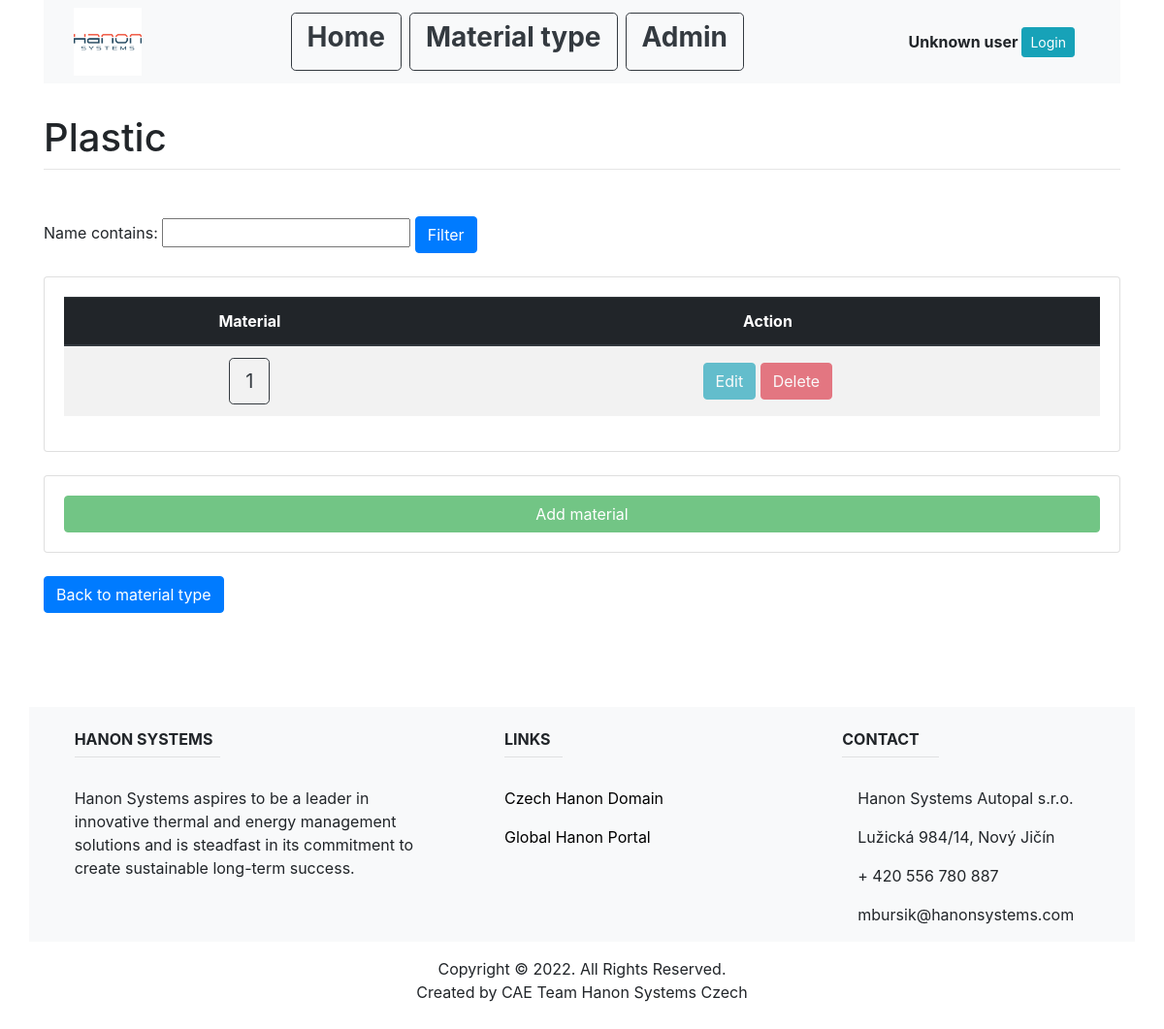
/material_type_list/plastic/5/, run on an earlier commit of the app's database.
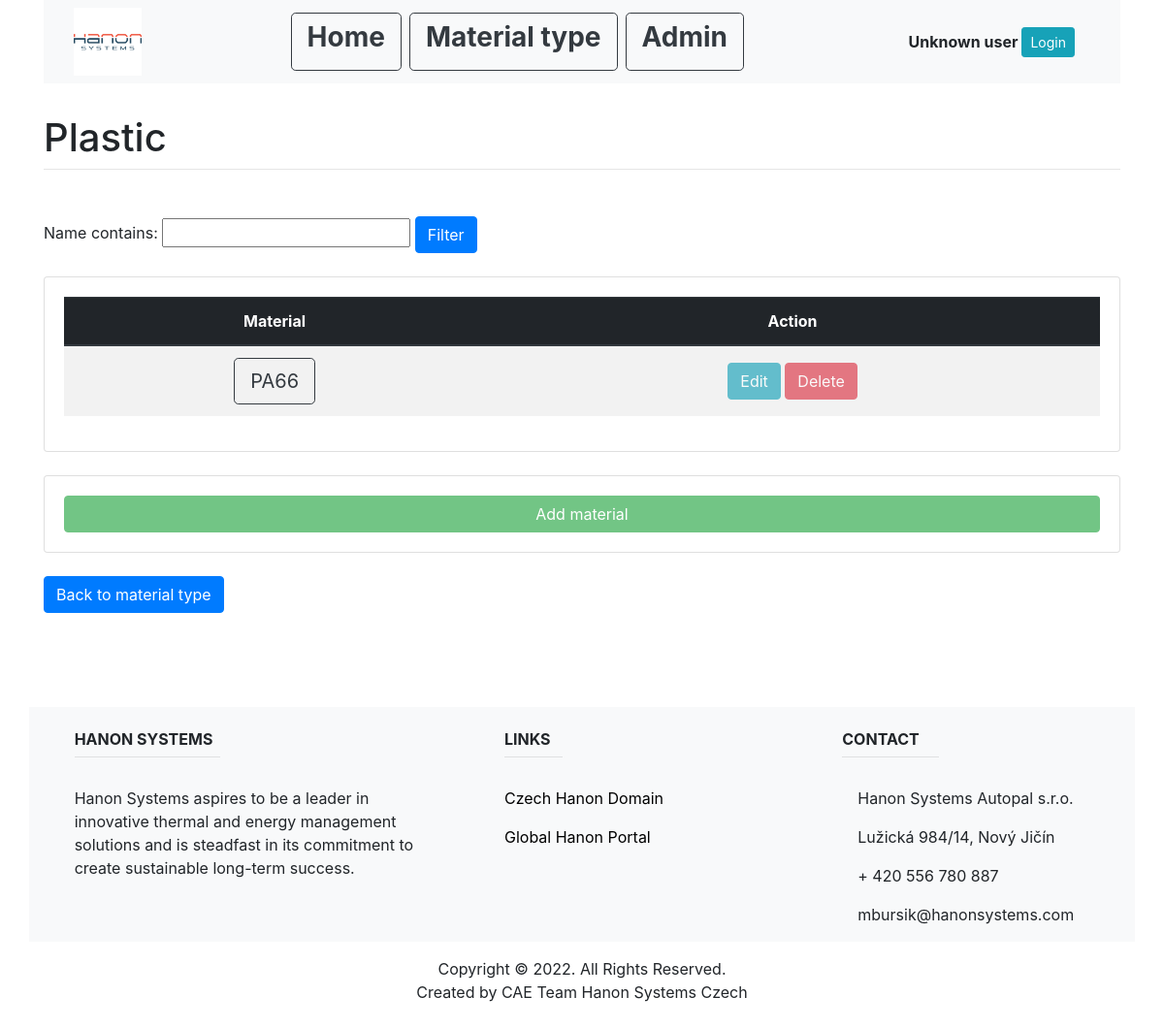
And on a later commit of the database.
### main/models.py (models this page shows, shortened)
class Plastic(models.Model):
    name = models.CharField(max_length=200, unique=True)
    material_type_id = models.ForeignKey(MaterialType, on_delete=models.CASCADE)

### main/views.py (the view)
# urls.py: path('material_type_list/plastic/<int:material_type_id>/', views.plastic_list, name="plastic_list"),
def plastic_list(response, material_type_id):
    material_type = MaterialType.objects.get(pk=material_type_id)
    material_ls = Plastic.objects.filter(material_type_id=material_type_id)
    my_filter = MaterialFilter(response.GET, queryset=material_ls)
    material_ls = my_filter.qs
    return render(response, "main/plastic_list.html", {
        "material_ls": material_ls,
        "material_type": material_type,
        "my_filter": my_filter,
        })

### main/templates/main/plastic_list.html (shortened to what this page needs)
{% extends "main/base.html" %}
{% block content %}
<br>
<h1 class="mt-2">{{material_type.name}}</h1>
<hr class="mt-0 mb-4">
<br>
<div>
   <form method="get">
   {{my_filter.form}}
   <button class="btn btn-primary" type="submit">Filter</button>
   </form>
</div>
<br>
<div class="card card-body">
   <table class="table table-striped">
     <thead class="thead-dark">
     <tr>
         <th class="text-center align-middle" scope="col">Material</th>
         <th class="text-center align-middle" scope="col">Action</th>
     </tr>
     </thead>
     <tbody>
         {% for item in material_ls %}
         <tr>
             <td class="text-center align-middle">
                 <a class="btn btn-outline-dark btn-lg" href="{%url 'water_info' material_type.id item.id%}" role="button">{{item.name}}</a>
             </td>
             {% if user.is_authenticated %}
             <td class="text-center align-middle">
               <a class="btn btn-info" href="{%url 'update_plastic' material_type.id item.id%}">Edit</a>
               <a class="btn btn-danger" href="{%url 'delete_plastic' material_type.id item.id%}">Delete</a>
             </td>
             {% else %}
             <td class="text-center align-middle">
               <a class="btn btn-info disabled" href="{%url 'update_plastic' material_type.id item.id%}">Edit</a>
               <a class="btn btn-danger disabled" href="{%url 'delete_plastic' material_type.id item.id%}">Delete</a>
             </td>
             {% endif %}
         </tr>
         {% empty %}
         <h2>Sorry no available data</h2>
         {% endfor %}
     </tbody>
   </table>
</div>
<br>
<div class="card card-body">
    {% if user.is_authenticated %}
    <a class="btn btn-success " href="{%url 'create_plastic' material_type.id %}">Add material</a>
    {% else %}
    <a class="btn btn-success disabled" href="{%url 'create_plastic' material_type.id %}">Add material</a>
    {% endif %}
</div>
<br>
<a class="btn btn-primary" href="/material_type_list" role="button">Back to material type</a>
{% endblock %}

What changed in the data, as far as the page shows it:
removed Plastic: name "1"
added Plastic: name "PA66"
